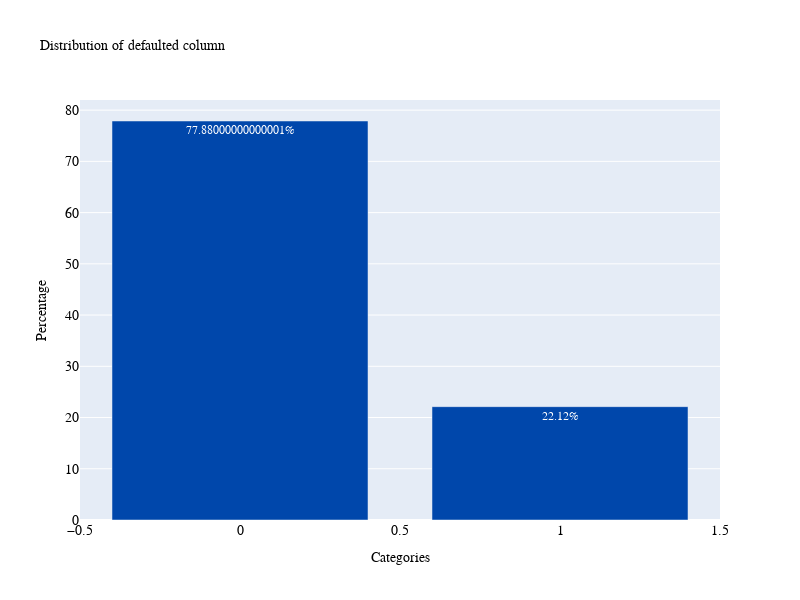

Source (notebook cell):
### Code cell
plot_bar2('defaulted')

### Figure 1 — Plotly figure (JSON) as saved in the notebook; plotly's stock layout.template omitted (floating-point values rounded to 4 significant figures)
{"data": [{"marker": {"color": "#0047AB"}, "text": ["77.88000000000001%", "22.12%"], "textposition": "auto", "type": "bar", "x": [0, 1], "y": [77.88, 22.12]}], "layout": {"autosize": false, "font": {"color": "white", "family": "Courier New, monospace", "size": 12}, "height": 600, "title": {"font": {"color": "black", "family": "Courier New, monospace", "size": 14}, "text": "Distribution of defaulted column"}, "width": 800, "xaxis": {"tickfont": {"color": "black", "family": "Courier New, monospace", "size": 14}, "title": {"font": {"color": "black", "size": 14}, "text": "Categories"}}, "yaxis": {"tickfont": {"color": "black", "family": "Courier New, monospace", "size": 14}, "title": {"font": {"color": "black", "size": 14}, "text": "Percentage"}}}}
